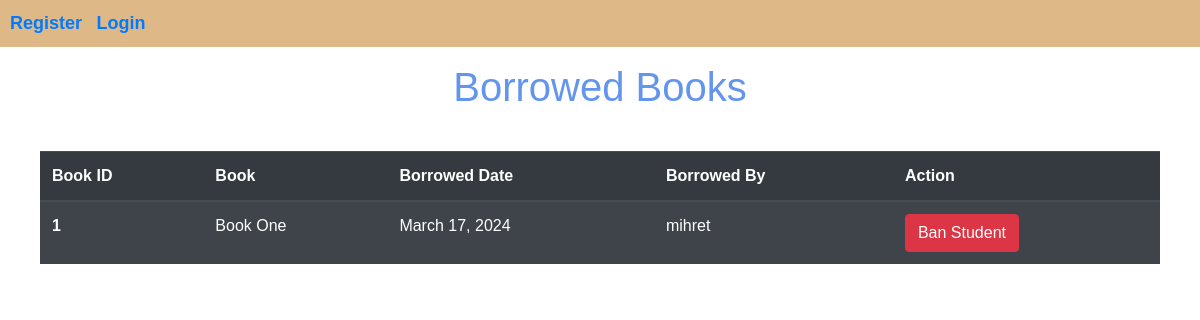
Screenshot of /books/Borrowed with the database file from the repository.
### borrowingmanagement/models.py (models this page shows)
class BorrowedBook(models.Model):
    user = models.ForeignKey(User, on_delete=models.CASCADE)
    book = models.ForeignKey(Book, on_delete=models.CASCADE)
    borrow_date = models.DateField(auto_now_add=True)
    return_date = models.DateField(null=True, blank=True)
    def __str__(self):
        return f"{self.user.username} borrowed {self.book.title}"

### bookmanagement/models.py (models this page shows, shortened)
class Book(models.Model):
    title = models.CharField(max_length=100)
    author = models.CharField(max_length=100)
    genre = models.CharField(max_length=50)
    book_file=models.FileField(upload_to='books_pdfs', default= "")
    book_cover=models.ImageField(upload_to='library_manage/books_image', default = "")
    ratings=models.DecimalField(max_digits=3, decimal_places=1, default = 2)
    status_choices = [
        ('available', 'Available'),
        ('borrowed', 'Borrowed'),
    ]
    status = models.CharField(max_length=20, choices=status_choices, default='Available')
    def __str__(self):
        return self.title

### account/models.py (models this page shows)
class User(AbstractUser):
    is_admin=models.BooleanField('Is admin', default=False)
    is_student=models.BooleanField('Is student', default=False)
    is_super_admin=models.BooleanField('Is super admin', default=False)
    email=models.EmailField(unique=True)
    username=models.CharField(max_length=150, unique=True)
    books_borrowed=models.PositiveIntegerField(null=True, default = 0)
    is_banned=models.BooleanField(default=False, null=True)
    EMAIL_FIELD = 'email'
    USERNAME_FIELD = 'username'
    REQUIRED_FIELDS = ['email']

### bookmanagement/views.py (the view)
# urls.py: path('Borrowed',borrowed, name='borrowed'),
def borrowed(request):
    books=BorrowedBook.objects.all()
    print(books)
    return render(request, 'bookmanagement/borrowedbook.html', {'books':books})

### bookmanagement/templates/bookmanagement/borrowedbook.html (shortened to what this page needs)
<!doctype html>
<html lang="en">
<head>
  <link rel="stylesheet" href="https://cdn.jsdelivr.net/npm/bootstrap@4.4.1/dist/css/bootstrap.min.css"
>
</head>
<body>
  <header>
    <nav>
      <ul>
        {% if user.is_authenticated %}
        <li><a href="{% url 'home' %}" style="text-decoration: none; font-weight: bold; font-size: 18px;">Home</a></li>
        <li><a href="booklist" style="text-decoration: none; font-weight: bold; font-size: 18px;">Book Management</a></li>
        <li><a href="AddBook" style="text-decoration: none; font-weight: bold; font-size: 18px;">Add Books</a></li>
        <li><a href="#" style="text-decoration: none; font-weight: bold; font-size: 18px;">Borrowed Books</a></li>
      </ul>
      <ul>
        <li><a href="#" style="text-decoration: none; font-weight: bold; font-size: 18px;">Admin Profile</a></li>
        <li><a href="{% url 'logout' %}" style="text-decoration: none; font-weight: bold; font-size: 18px;">Logout</a></li>
      </ul>
      {% else %}
      <ul>
        <li><a href="register" style="text-decoration: none; font-weight: bold; font-size: 18px;">Register</a></li>
        <li><a href="login" style="text-decoration: none; font-weight: bold; font-size: 18px;">Login</a></li>
      </ul>
      {% endif %}
    </nav>
  </header>
  <h1 class="mt-3" style="color: cornflowerblue; margin-bottom: 1rem; text-align: center;">Borrowed Books</h1>
  <div class="table-container">
    <table class="table table-striped table-dark">
        <table class="table table-striped table-dark">
            <thead>
              <tr>
                <th scope="col">Book ID</th>
                <th scope="col">Book</th>
                <th scope="col">Borrowed Date</th>
                <th scope="col">Borrowed By</th>
                <th scope="col">Action</th>
              </tr>
            </thead>
            <tbody>
                {% for i in books %}
              <tr>
                <th scope="row">{{ forloop.counter }} </th>
                <td>{{ i.book }}</td>
                <td>{{ i.borrow_date }}</td>
                <td>{{ i.user }}</td>
                <td><a href="ban?userid={{i.user.id}}"><button type="button" class="btn btn-danger">Ban Student</button></a>
                </td>
              </tr>
              {% endfor %}
            </tbody>
          </table>
    </table>
  </div>

### bookmanagement/templates/bookmanagement/borrowedbook.html (style rules this page uses)
body { font-family: Arial, sans-serif; margin: 0; padding: 0; }
header { background-color: burlywood; color: #fff; padding: 10px; text-align: center; }
nav { display: flex; justify-content: space-between; align-items: center; }
nav ul { list-style-type: none; margin: 0; padding: 0; }
nav ul li { display: inline; margin-right: 10px; }
h1 { color: #333; }
.table { margin-top: 20px; }
.table-container { margin: 0 auto; max-width: 70rem; }

### rows the page displays
BorrowedBook: book "Book One", borrow_date "March 17, 2024", user "mihret"
